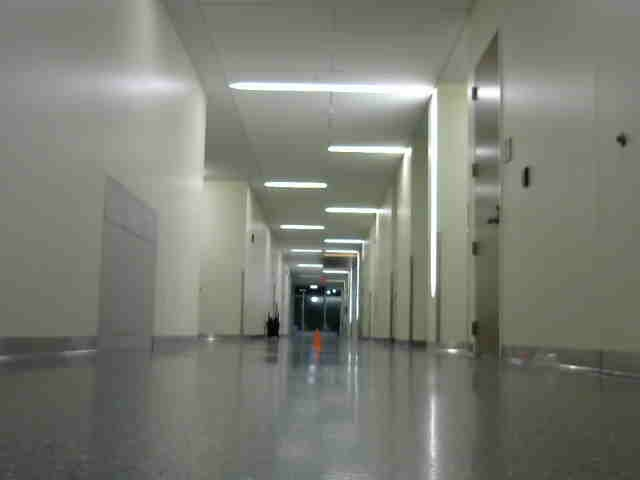
#> input picture testing/testimage2.jpg, 640 x 480 px
$ python houghlines.py
#> lines starting #> are read from the running program, lines starting #| are printed output that depends on the picture
#Doesn't work
import cv2
import numpy as np

img = cv2.imread('../testing/testimage2.jpg')
#> img is the input picture: shape (480, 640, 3); mean B, G, R 115.8, 125.3, 122.9
gray = cv2.cvtColor(img, cv2.COLOR_BGR2GRAY)
edges = cv2.Canny(gray, 50, 150, apertureSize = 3)
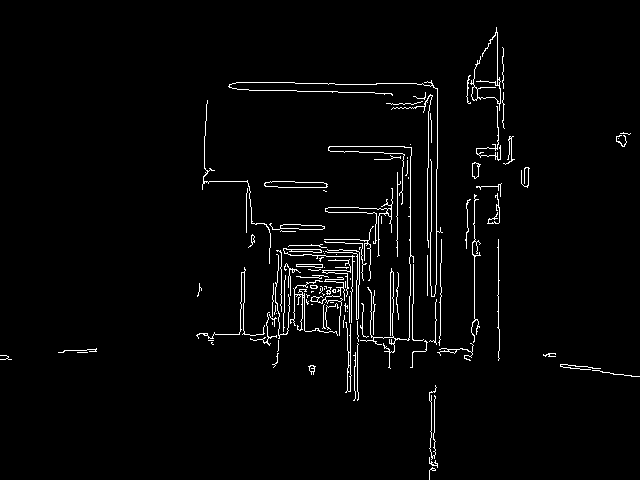
#> edges: shape (480, 640); 2.6% white in thin lines or dots

lines = cv2.HoughLines(edges, 1, np.pi/180, 200)
#> lines = None

#> (the run stopped early here; a loop or call above may not have finished)
